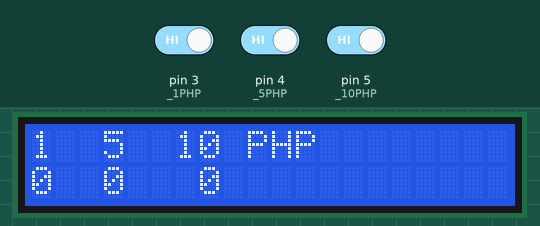
This sketch was run on a simulated Arduino Uno, built with avr-gcc and run on an emulated ATmega328P. Shown: 20×2 character LCD. The inputs (shaded band) are chosen by the test bench; at power-on: pin 3 (_1PHP) HIGH, pin 4 (_5PHP) HIGH, pin 5 (_10PHP) HIGH.

Above: at 4.2 s.
4.3 s: pin 3 (_1PHP) driven LOW
At 4.7 s:
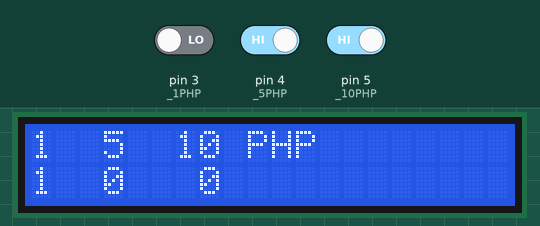
5.8 s: pin 4 (_5PHP) driven LOW
At 7.0 s:
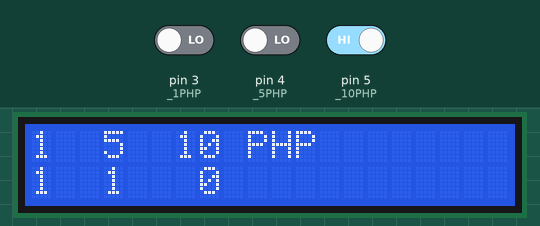
7.3 s: pin 5 (_10PHP) driven LOW
At 8.1 s:
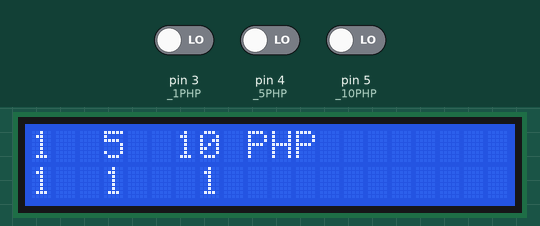
Timing chart, 0 to 10.3 s (numbered marks = the images above; inputs shaded):
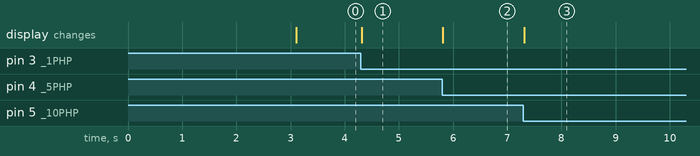

The sketch:

coin_sorter_code_2.ino
```cpp
#include <LiquidCrystal_I2C.h>
LiquidCrystal_I2C lcd(0x27, 20, 2); // set the LCD address to 0x27 for a 16 chars and 2 line display

#define _1PHP 3
#define _5PHP 4
#define _10PHP 5


int count_1PHP = 0;
int count_5PHP = 0;
int count_10PHP = 0;


int curr_state_1PHP = LOW;
int prev_state_1PHP = HIGH;
int curr_state_5PHP = LOW;
int prev_state_5PHP = HIGH;
int curr_state_10PHP = LOW;
int prev_state_10PHP = HIGH;


void intro() {
 lcd.setCursor(2, 0);
 lcd.print("COIN SORTING");
 lcd.setCursor(3, 1);
 lcd.print("GROUP 7");
 delay(3000);
 lcd.clear();
}

void setup() {
 lcd.init();
 lcd.backlight();
 intro();
 lcd.setCursor(0, 0);
 lcd.print("1  5  10 PHP");
}

void loop() {
 lcd.setCursor(0, 1);
 lcd.print(count_1PHP);
 lcd.setCursor(3, 1);
 lcd.print(count_5PHP);
 lcd.setCursor(7, 1);
 lcd.print(count_10PHP);


 curr_state_1PHP = digitalRead(_1PHP);
 curr_state_5PHP = digitalRead(_5PHP);
 curr_state_10PHP = digitalRead(_10PHP);


 if (curr_state_1PHP == LOW && prev_state_1PHP == HIGH) {
 count_1PHP++;
 }
 if (curr_state_5PHP == LOW && prev_state_5PHP == HIGH) {
 count_5PHP++;
 }
 if (curr_state_10PHP == LOW && prev_state_10PHP == HIGH) {
 count_10PHP++;
 }


 prev_state_1PHP = curr_state_1PHP;
 prev_state_5PHP = curr_state_5PHP;
 prev_state_10PHP = curr_state_10PHP;
}
```

Measured:
- after the input at 4.3 s, the display: changes at once (image 1)
- after the input at 5.8 s, the display: changes at once (image 2)
- after the input at 7.3 s, the display: changes at once (image 3)
